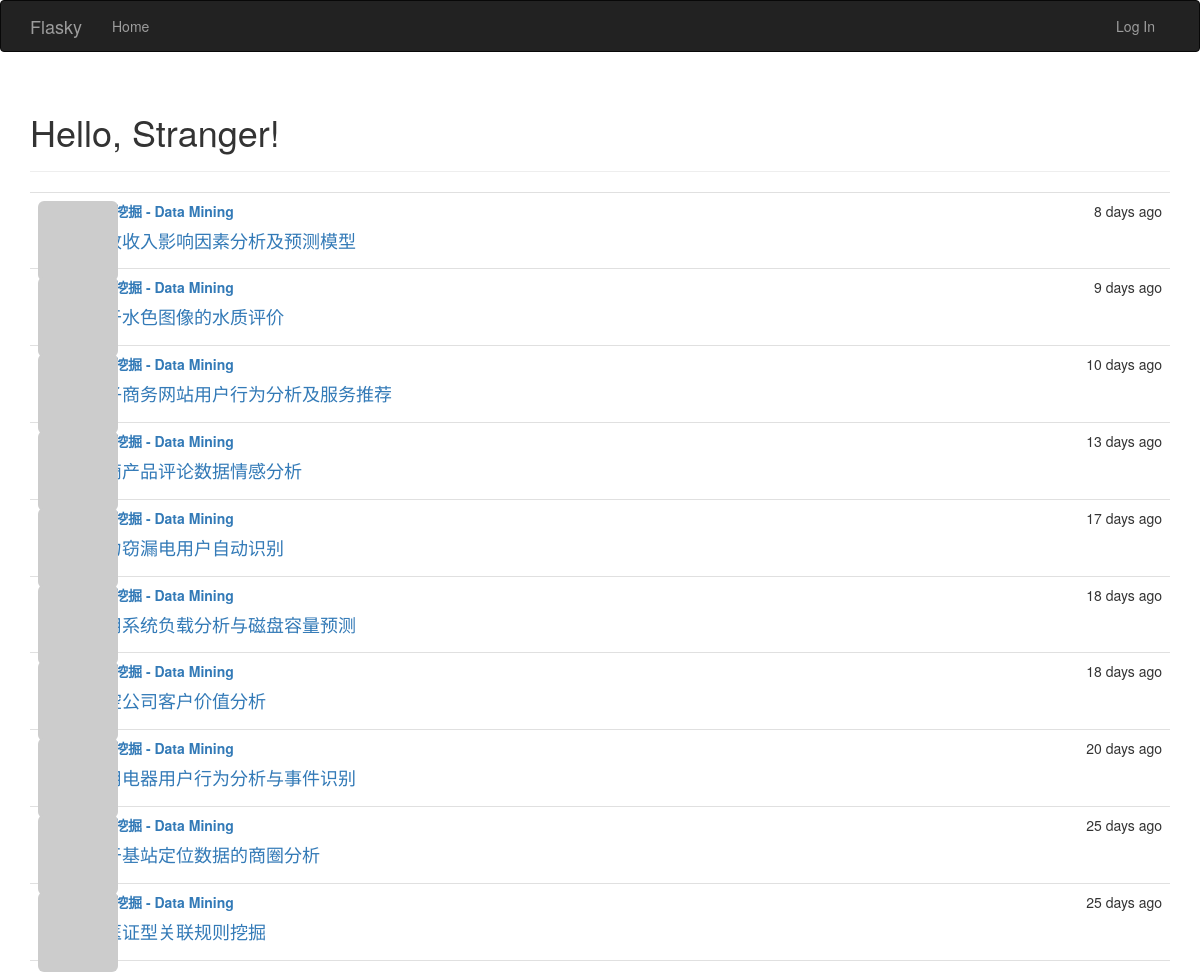
The page / on the database its author committed.
### app/models.py (models this page shows, shortened)
class Post(db.Model):
    __tablename__ = 'posts'
    id = db.Column(db.Integer, primary_key=True)
    body = db.Column(db.Text)
    timestamp = db.Column(db.DateTime, index=True, default=datetime.utcnow)
    author_id = db.Column(db.Integer, db.ForeignKey('users.id'))

class User(UserMixin, db.Model):
    __tablename__ = 'users'
    id = db.Column(db.Integer, primary_key=True)
    email = db.Column(db.String(64), unique=True, index=True)
    username = db.Column(db.String(64), unique=True, index=True)
    role_id = db.Column(db.Integer, db.ForeignKey('roles.id'))
    password_hash = db.Column(db.String(128))
    confirmed = db.Column(db.Boolean, default=False)
    name = db.Column(db.String(64))
    location = db.Column(db.String(64))
    about_me = db.Column(db.Text())
    member_since = db.Column(db.DateTime(), default=datetime.utcnow)
    last_seen = db.Column(db.DateTime(), default=datetime.utcnow)
    avatar_hash = db.Column(db.String(32))
    posts = db.relationship('Post', backref='author', lazy='dynamic')
    @property
    def password(self):
        raise AttributeError('password is not a readable attribute')
    def gravatar_hash(self):
        return hashlib.md5(self.email.lower().encode('utf-8')).hexdigest()
    def gravatar(self, size=100, default='identicon', rating='g'):
        url = 'https://secure.gravatar.com/avatar'
        hash = self.avatar_hash or self.gravatar_hash()
        return '{url}/{hash}?s={size}&d={default}&r={rating}'.format(
            url=url, hash=hash, size=size, default=default, rating=rating)

### app/main/views.py (the view)
@main.route('/', methods=['GET', 'POST'])
def index():
    form = PostForm()
    if not current_user.can(Permission.WRITE) and form.validate_on_submit():
        post = Post(body=form.body.data,
                    author=current_user._get_current_object())
        db.session.add(post)
        db.session.commit()
        return redirect(url_for('.index'))
    posts = Post.query.order_by(Post.timestamp.desc()).all()
    return render_template('index.html', form=form, posts=posts)

### app/auth/views.py (called while the page is built)
@auth.before_app_request
def before_request():
    if current_user.is_authenticated:
        current_user.ping()
        if not current_user.confirmed \
                and request.endpoint \
                and request.blueprint != 'auth' \
                and request.endpoint != 'static':
            return redirect(url_for('auth.unconfirmed'))

### app/main/__init__.py (called while the page is built)
@main.app_context_processor
def inject_permissions():
    return dict(Permission=Permission)

### app/models.py (called while the page is built)
    def can(self, permissions):
        return False

### app/templates/index.html (shortened to what this page needs)
{% extends "base.html" %}
{% import "bootstrap/wtf.html" as wtf %}
{% block page_content %}
<div class="page-header">
    <h1>Hello, {% if current_user.is_authenticated %}{{ current_user.username }}{% else %}Stranger{% endif %}!</h1>
</div>
<ul class="posts">
    {% for post in posts %}
    <li class="post">
        <div class="post-thumbnail">
            <a href="{{ url_for('.user', username=post.author.username) }}">
                <img class="img-rounded profile-thumbnail" src="{{ post.author.gravatar(size=40) }}">
            </a>
        </div>
        <div class="post-content">
            <div class="post-date">{{ moment(post.timestamp).fromNow() }}</div>
            <div class="post-author"><a href="{{ url_for('.user', username=post.author.username) }}">{{ post.author.username }}</a></div>
            <div class="post-body"><a href="{{ url_for('.detail', detailname=post.body) }}"><h4>{{ post.body }}</h4></a></div>
        </div>
    </li>
    {% endfor %}
</ul>
{% endblock %}

### app/templates/base.html (shortened to what this page needs)
{% extends "bootstrap/base.html" %}
{% block head %}
{{ super() }}
<link rel="stylesheet" type="text/css" href="{{ url_for('static', filename='styles.css') }}">
{% endblock %}
{% block navbar %}
<div class="navbar navbar-inverse" role="navigation">
    <div class="container">
        <div class="navbar-header">
            <a class="navbar-brand" href="{{ url_for('main.index') }}">Flasky</a>
        </div>
        <div class="navbar-collapse collapse">
            <ul class="nav navbar-nav">
                <li><a href="{{ url_for('main.index') }}">Home</a></li>
            </ul>
            <ul class="nav navbar-nav navbar-right">
                {% if current_user.is_authenticated %}
                <li class="dropdown">
                    <a href="#" class="dropdown-toggle" data-toggle="dropdown">
                        <img src="{{ current_user.gravatar(size=18) }}">
                        Account <b class="caret"></b>
                    </a>
                    <ul class="dropdown-menu">
                        <li><a href="{{ url_for('auth.change_password') }}">Change Password</a></li>
                        <li><a href="{{ url_for('auth.change_email_request') }}">Change Email</a></li>
                        <li><a href="{{ url_for('auth.logout') }}">Log Out</a></li>
                    </ul>
                </li>
                {% else %}
                <li><a href="{{ url_for('auth.login') }}">Log In</a></li>
                {% endif %}
            </ul>
        </div>
    </div>
</div>
{% endblock %}
{% block content %}
<div class="container">
    {% block page_content %}{% endblock %}
</div>
{% endblock %}

### app/static/styles.css (style rules this page uses)
.profile-thumbnail { position: absolute; }
ul.posts { list-style-type: none; padding: 0px; margin: 16px 0px 0px 0px; border-top: 1px solid #e0e0e0; }
ul.posts li.post { padding: 8px; border-bottom: 1px solid #e0e0e0; }
div.post-date { float: right; }
div.post-author { font-weight: bold; }
div.post-thumbnail { position: absolute; }
div.post-content { margin-left: 48px; min-height: 48px; }

### rows shown on the page
Post: timestamp "8 days ago", author.username "数据挖掘 - Data Mining", body "财政收入影响因素分析及预测模型"
Post: timestamp "9 days ago", author.username "数据挖掘 - Data Mining", body "基于水色图像的水质评价"
Post: timestamp "10 days ago", author.username "数据挖掘 - Data Mining", body "电子商务网站用户行为分析及服务推荐"
Post: timestamp "13 days ago", author.username "数据挖掘 - Data Mining", body "电商产品评论数据情感分析"
Post: timestamp "17 days ago", author.username "数据挖掘 - Data Mining", body "电力窃漏电用户自动识别"
Post: timestamp "18 days ago", author.username "数据挖掘 - Data Mining", body "应用系统负载分析与磁盘容量预测"
Post: timestamp "18 days ago", author.username "数据挖掘 - Data Mining", body "航空公司客户价值分析"
Post: timestamp "20 days ago", author.username "数据挖掘 - Data Mining", body "家用电器用户行为分析与事件识别"
Post: timestamp "25 days ago", author.username "数据挖掘 - Data Mining", body "基于基站定位数据的商圈分析"
Post: timestamp "25 days ago", author.username "数据挖掘 - Data Mining", body "中医证型关联规则挖掘"
